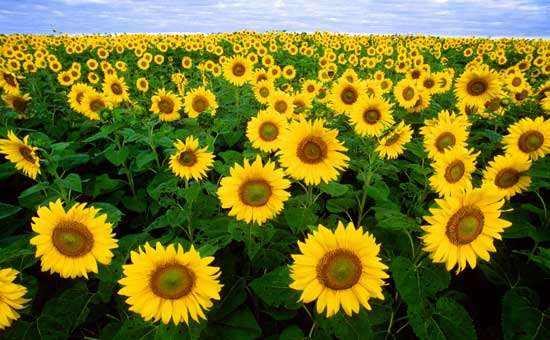
#> input picture gyak6/flowers.jpg, 550 x 340 px
$ python gyak6.py
#> lines starting #> are read from the running program, lines starting #| are printed output that depends on the picture
import matplotlib.pyplot as plt
import numpy as np

def sigmoid(x):
    return 1 / (1 + np.power(np.e,-x))

def sigmoid_derivate(x):
    return sigmoid(x) * (1 - sigmoid(x))

#1.feladat
x = np.arange(-3,3,0.01)
y = sigmoid(x) #az egesz vektor atadhato a fv-nek
dy = sigmoid_derivate(x)

plt.plot(x,y,'g-',label="sigmoid")
plt.plot(x,dy,'r-',label="sigmoid derivate")
plt.xlabel("X értékek") #x tengely cime
plt.ylabel('Y értékek') #y tengely cime
plt.title("Sigmoid függvény") #az egesz abra cime
plt.legend() #jelmagyarazat bekapcsolasa
plt.show()
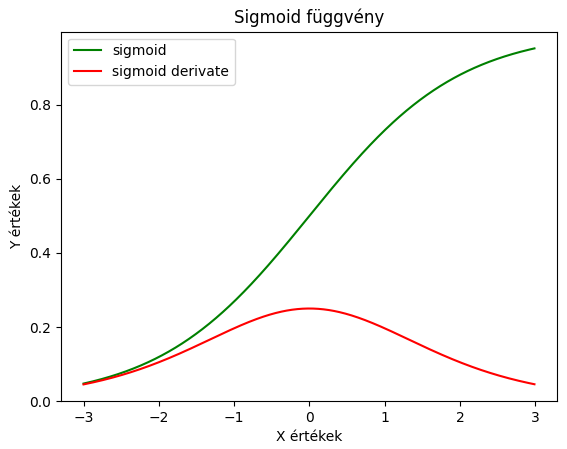
#> figure drawn by matplotlib, 1 panel; curve peaks at x = 2.99, y = 0.952; curve peaks at x = -6.39e-14, y = 0.25

#2.feladat
def histogram(mtx):
    h = np.zeros(20) # lehetseges elemek
    for i in range(20):
        h[i] = np.sum(mtx == i) # az i-edik elem elofordulasainak szama a matrixban
    return h

mtx = np.random.randint(0,20,(100,100)) # random matrix
h = histogram(mtx)

plt.bar(range(20),h) #oszlopdiagram abrazolas
plt.show()
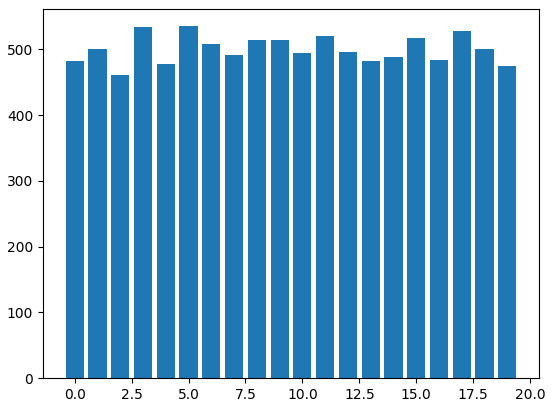
#> figure drawn by matplotlib, 1 panel; tallest bar 535 high, from x = 4.6 to 5.4

#3.feladat
# import matplotlib.pyplot as plt
import matplotlib.image as img
# import numpy as np

def convert_to_grayscale(image):
    gray = np.uint8(0.2989 * image[:,:,0] + 0.5870 * image[:,:,1] + 0.1140 * image[:,:,2])
    return gray

image = img.imread('flowers.jpg')
#> image is the input picture: shape (340, 550, 3); mean R, G, B 115.5, 113.9, 38.6
fig, ax = plt.subplots(1,3)
ax[0].imshow(image[:,:,0], cmap='gray')
ax[0].set_xlabel('Red')
ax[1].imshow(image[:,:,1], cmap='gray')
ax[1].set_xlabel('Green')
ax[2].imshow(image[:,:,2], cmap='gray')
ax[2].set_xlabel('Blue')
fig.suptitle('RGB')
plt.show()
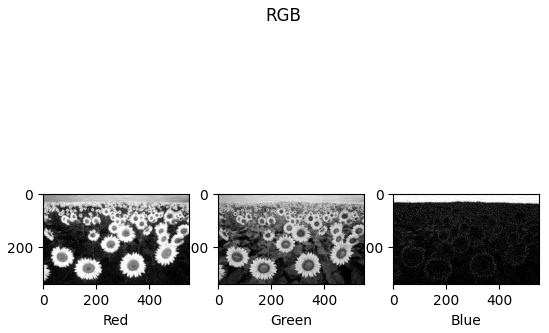
#> figure drawn by matplotlib, 3 panels
image_gray = convert_to_grayscale(image)
#> in convert_to_grayscale, `gray = np.uint8(0.2989 * image[:,:,0] + 0.5870 * image[:,:,1] + 0.1140..`:
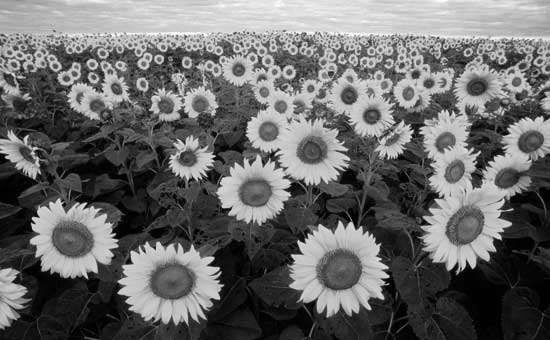
#> gray: shape (340, 550); min 0, max 254, mean 105.3
plt.imshow(image_gray, cmap='gray')
plt.show()

#4.feladat
# import matplotlib.pyplot as plt
# import matplotlib.image as img
# import numpy as np

def rgb2gray(image):
    gray = np.uint8(0.2989 * image[:,:,0] + 0.5870 * image[:,:,1] + 0.1140 * image[:,:,2])
    return gray

def sorok_torol(image):
    avg_kep = np.mean(image) # az egesz kep ertekeinek atlaga
#> avg_kep = 105.3
    row_avg = image.mean(axis = 1) # sorok ertekeinek atlaga
#> row_avg = 340 values, max 210.4 at index 0, min 24.48 at index 328, mean 105.3
    for i in range(image.shape[0]): # minden soron vegighaladva
        if row_avg[i] > avg_kep: # ha nagyobb az adott sor atlaga
            image[i,:] = np.zeros(image.shape[1]) # csere csak 0 vektorra
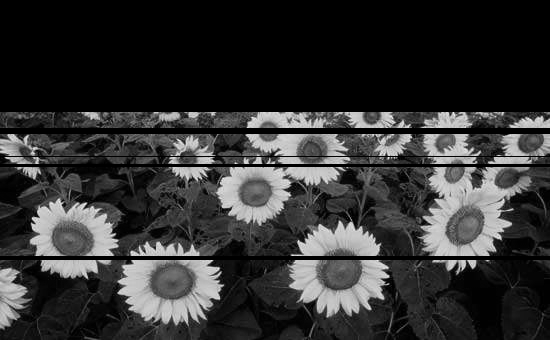
#> image: shape (340, 550); min 0, max 244, mean 50

image = img.imread('flowers.jpg')
gray = rgb2gray(image)


plt.subplot(1,2,1)
plt.imshow(gray,cmap="gray")
plt.subplot(1,2,2)
sorok_torol(gray)
plt.imshow(gray,cmap="gray")
plt.show()

#5.feladat
# import matplotlib.pyplot as plt
# import matplotlib.image as img
# import numpy as np

def convert_to_grayscale(image):
    gray = np.uint8(0.2989 * image[:,:,0] + 0.5870 * image[:,:,1] + 0.1140 * image[:,:,2])
    return gray

def mean_filter(image,mask_size):
#> called with mask_size = 15
    res_image = np.zeros_like(image)
    for i in range(mask_size,image.shape[0] - mask_size):
        for j in range(mask_size, image.shape[1] - mask_size):
            res_image[i,j] = np.mean(image[i - mask_size: i + mask_size, j - mask_size: j + mask_size])
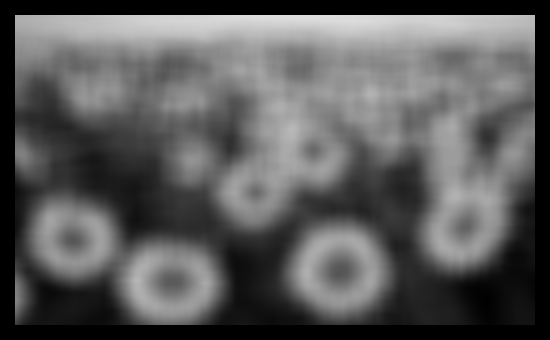
#> res_image: shape (340, 550); min 0, max 222, mean 90.6

    return res_image

image = img.imread('flowers.jpg')
gray = rgb2gray(image)

image = img.imread('flowers.jpg')
image = convert_to_grayscale(image)
new_im = mean_filter(image, 15)
fig, ax = plt.subplots(1,2)
ax[0].imshow(image, cmap='gray')
ax[1].imshow(new_im, cmap='gray')
plt.show()
